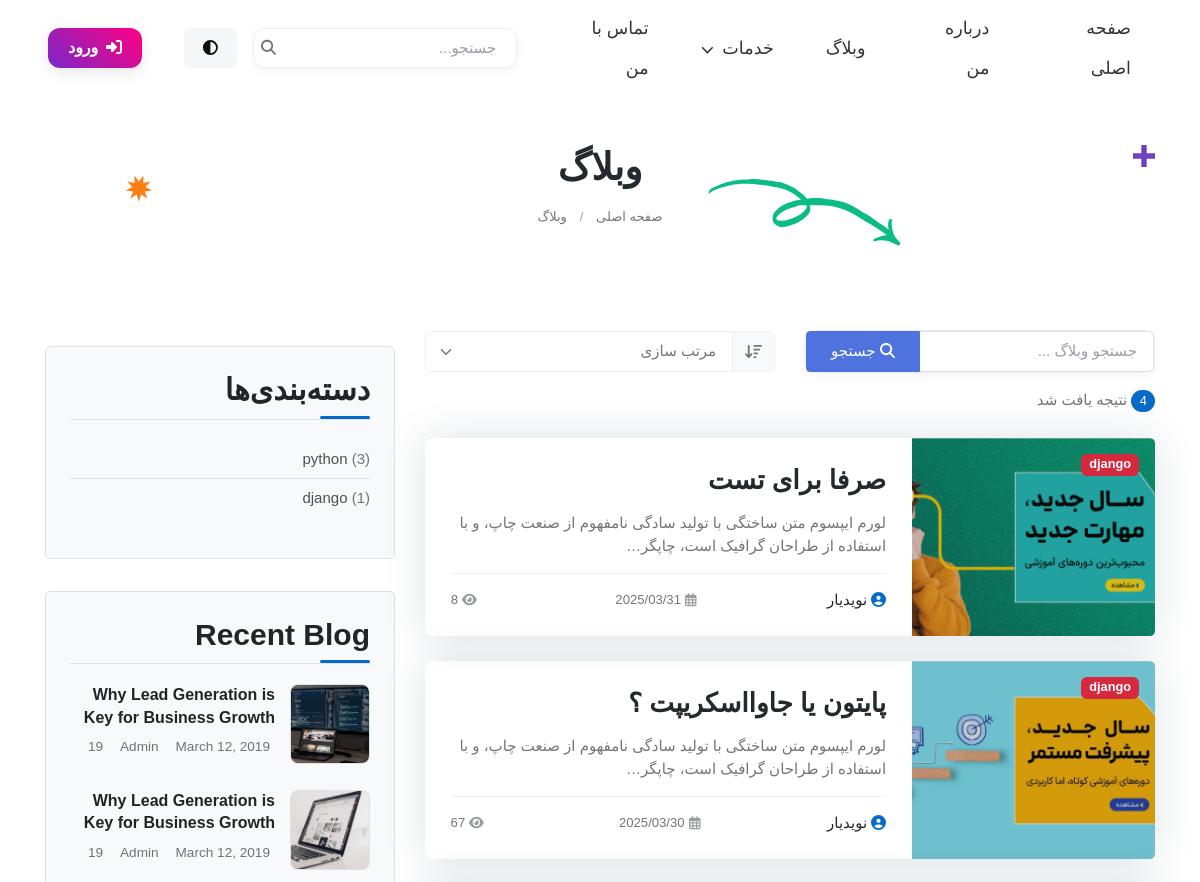
The page /blog/ (upper part) on the database as committed earlier.
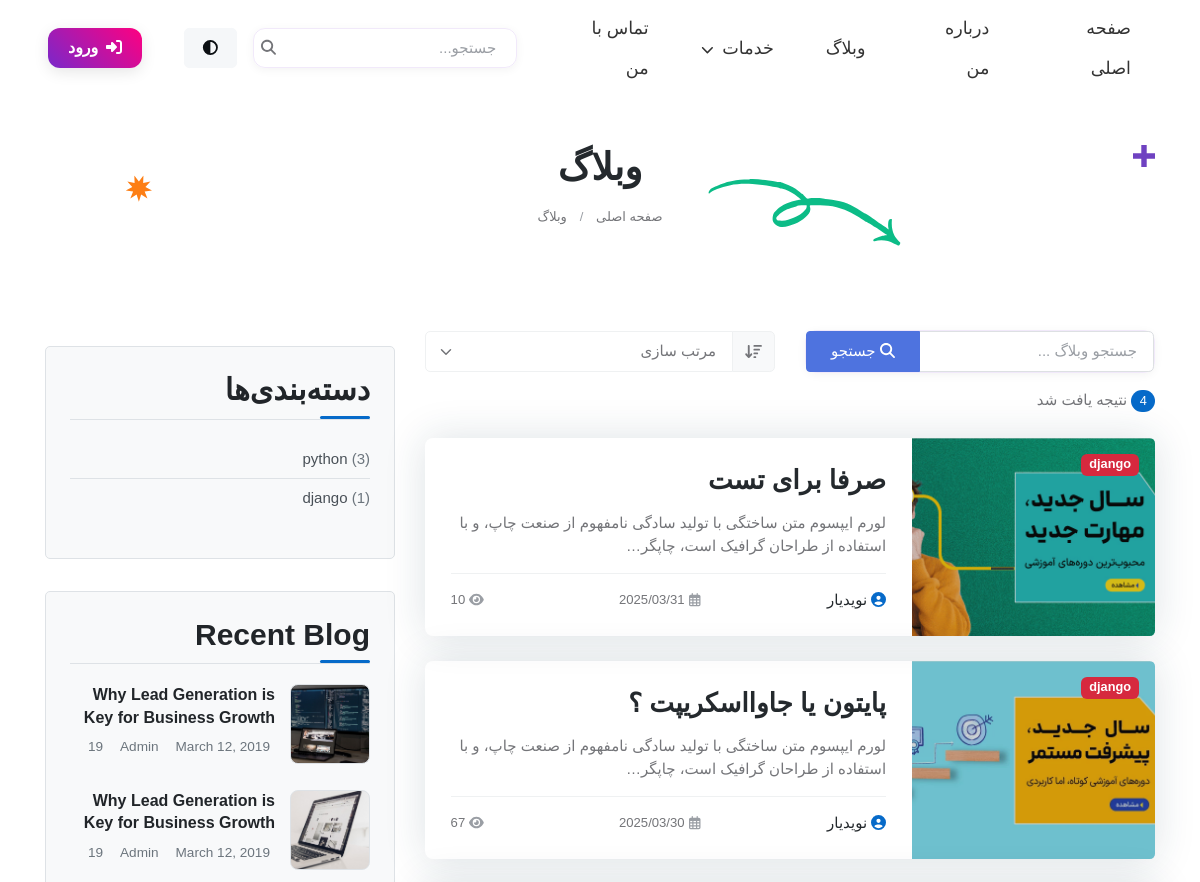
The same page on the database as committed later.
### blog/models.py (models this page shows, shortened)
class Post(models.Model):
    author = models.ForeignKey(User, on_delete=models.SET_NULL, null=True, blank=True)
    title = models.CharField(max_length=200 , unique=True )
    slug = models.SlugField(max_length=255, unique=True, null=True, blank=True)
    content = models.TextField()
    image = models.ImageField(upload_to='blog_images/', default='blog_images/default.jpg')
    category = models.ForeignKey(Category, on_delete=models.CASCADE, null=True, blank=True)
    tags = TaggableManager()
    count_views = models.IntegerField(default=0)
    status = models.BooleanField(default=False)
    publish_at = models.DateTimeField(null=True, blank=True)
    created_at = models.DateTimeField(auto_now_add=True)
    updated_at = models.DateTimeField(auto_now=True)
    login_required = models.BooleanField(default=False)
    class Meta:
        ordering = ['-created_at']

### blog/views.py (the view)
# urls.py: path('', views.blog, name='blog'),
def blog(request):
    category_name = request.GET.get('category')
    all_posts = Post.objects.filter(status=True)
    posts = all_posts
    if category_name:
        posts = posts.filter(category__name=category_name)
    posts = posts.order_by('-created_at')
    categories = Category.objects.all().distinct()
    for post in posts:
        if not post.slug or post.slug == '':
            post.slug = slugify(post.title)
            if not post.slug:
                post.slug = f"post-{post.id}"
            post.save()
    return render(request, 'blog/index.html', {
        'posts': posts,
        'all_posts_count': all_posts.count(),
        'categories': categories,
        'selected_category': category_name
    })

### blog/models.py (called while the page is built)
    def get_post_count(self):
        return self.post_set.filter(status=True).count()

### templates/blog/index.html (shortened to what the changed rows need)
{% extends 'base.html' %}
{% load static %}
{% block content %}
    <main>
<section class="py-5">
	<div class="container">
		<div class="row position-relative">
			<div class="col-lg-10 mx-auto text-center position-relative">
				<h1 class="fs-2">وبلاگ</h1>
			</div>
		</div>
	</div>
</section>
<section class="py-5">
	<div class="container">
		<div class="row">
			<div class="col-lg-8 pt-5 pt-lg-0">
				<div class="row g-4">
					 {% for post in posts %}
					<div class="col-12">
						<div class="card bg-transparent shadow h-100 transition-hover border-0 hover-translate-y">
							<div class="row g-0">
								<div class="col-lg-4">
									<div class="overflow-hidden rounded-start h-100">
										<img src="{% if post.image %}{{post.image.url}}{% else %} {% static 'images/blog/default-blog.jpg' %} {% endif %}" class="card-img-start h-100 w-100" alt="{{post.title}}" loading="lazy" style="object-fit: cover;">
										<div class="bg-overlay bg-dark opacity-2"></div>
										<div class="card-img-overlay d-flex align-items-start p-3">
											<a href="/blog/?category=django" class="badge text-bg-danger fw-bold">django</a>
										</div>
									</div>
								</div>
								<div class="col-lg-8">
									<div class="card-body p-4 h-100 d-flex flex-column">
										<h4 class="card-title fw-semi-bold mb-3"><a class="text-decoration-none stretched-link"
												href="{% if post.slug %}{% url 'blog:blog_single' post.slug %}{% else %}#{% endif %}">{{post.title}}</a></h4>
										<p class="text-truncate-3 mb-3">{{post.content|truncatechars:100}}</p>
										<div class="d-flex justify-content-between align-items-center border-top pt-3 mt-auto">
											<h6 class="mb-0 fw-normal"><a href="#" class="text-reset"><i class="fas fa-user-circle me-1 text-primary"></i>نویدیار</a>
											</h6>
											<span class="small me-2"><i class="far fa-calendar-alt text-secondary me-1"></i>{{post.created_at|date:"Y/m/d"}}</span>
											<span class="small"><i class="fas fa-eye text-secondary me-1"></i>{{post.count_views}}</span>
										</div>
									</div>
								</div>
							</div>
						</div>
					</div>
					{% endfor %}
				</div>
			</div>
				{% include 'blog/blog-side.html' %}
</section>
    </main>
</body>
</html>
{% endblock %}

Rows that differ between the two databases and show on the page:
changed Post "صرفا برای تست": count_views "8" → "10"
